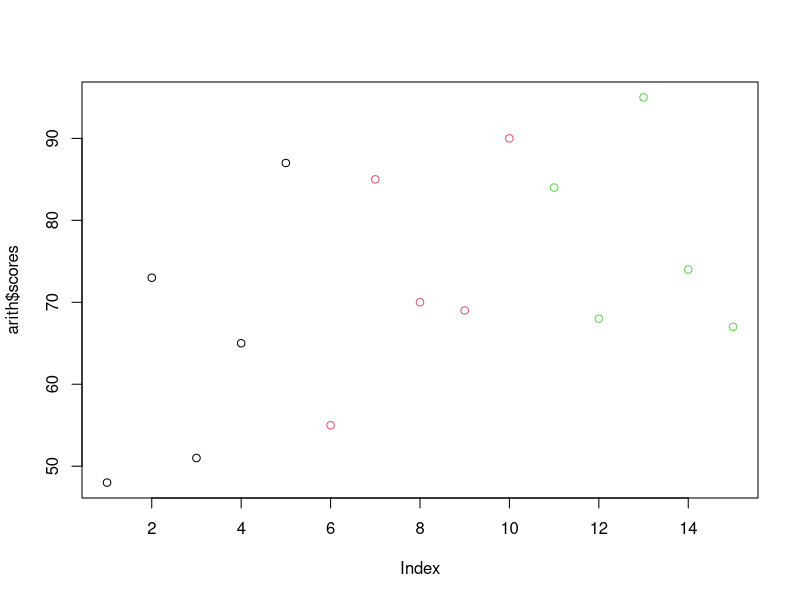

Write R code to recreate this figure.
#' ---
#' title: "Introduction to Statistical Methods"
#' subtitle: "Analysis of Variance"
#' author: "Longhai Li"
#' date: "September 2019"
#' output: 
#'    html_document:
#'        toc: true
#'        number_sections: true
#'        highlight: tango
#'        fig_width: 10
#'        fig_height: 8
#' ---



arith <- read.csv ("arith.csv", header = T, stringsAsFactors = TRUE) 

# have a look at the data
arith

plot (arith$scores, col = arith$methods)
# do anova
arith.aov <- aov ( scores ~ methods, data = arith)
# look at the result
summary (arith.aov) 
